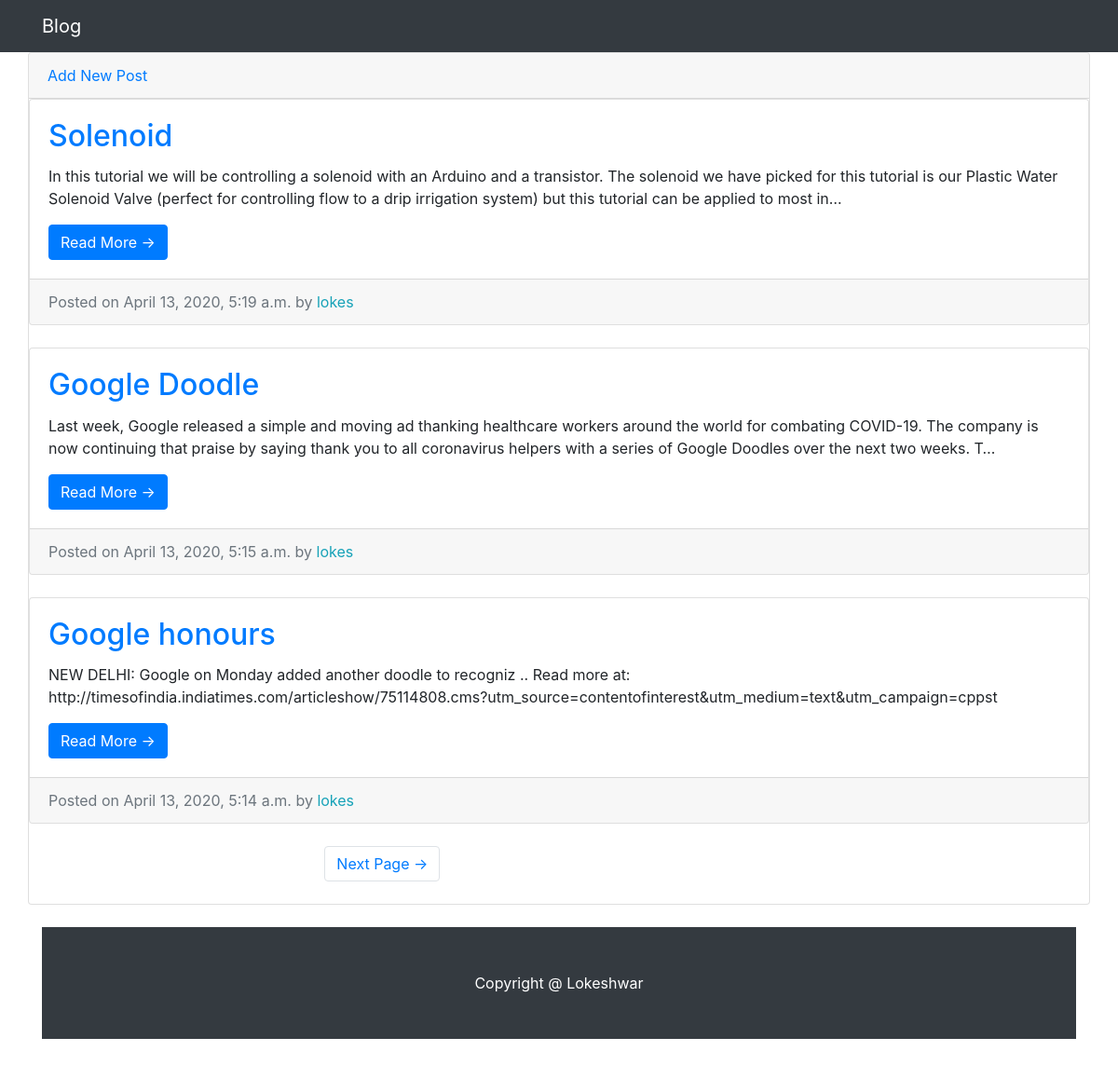
/home/, run on the app's committed database.
### blog/models.py (models this page shows, shortened)
class Post(models.Model):
    title = models.CharField(max_length=15)
    text = models.TextField()
    author = models.ForeignKey('auth.user',on_delete=models.CASCADE,)
    date = models.DateTimeField(auto_now_add=True)

### blog/views.py (the view)
# urls.py: path('home/',views.PostListView.as_view(),name='home'),
class PostListView(ListView):
    model = Post
    template_name = 'home.html'
    context_object_name = 'blog'
    ordering = ['-date']
    paginate_by = 3

### templates/home.html (shortened to what this page needs)
{% extends 'entries/index.html' %}
{% block content %}
<div class="card mb-4">
    <div class="card-header">
    <a href="{% url 'newpost' %}">Add New Post</a>
        </div>
{% for arti in blog %}
        <div class="card mb-4">
          <div class="card-body">
            <a href="{% url 'detail' arti.pk %}"> <h2 class="card-title">{{ arti.title }}</h2></a>
            <p class="card-text">{{ arti.text|truncatechars:270 }}</p>
            <a href="{% url 'detail' arti.pk %}" class="btn btn-primary">Read More &rarr;</a>
          </div>
          <div class="card-footer text-muted">
            Posted on {{ arti.date }} by
              <span class="text-info mr-2"> {{ arti.author }}</a></span>
          </div>
        </div>
{% endfor %}
  <div class="col-md-8">
      {% if is_paginated %}
        <ul class="pagination justify-content-center mb-4">
            {% if page_obj.has_next %}
          <li class="page-item ">
            <a class="page-link" href="?page={{ page_obj.next_page_number }}">Next Page &rarr;</a>
              {% endif %}
          </li>
        </ul>
      {% endif %}
      </div>
{% endblock %}

### templates/entries/index.html (shortened to what this page needs)
{% load static %}
<!DOCTYPE html>
<html lang="en">
<head>
  <link href="{% static 'entries/vendor/bootstrap/css/bootstrap.min.css' %}" rel="stylesheet">
  <link href="{% static 'entries/css/blog-home.css' %}" rel="stylesheet">
</head>
<body>
  <nav class="navbar navbar-expand-lg navbar-dark bg-dark fixed-top">
    <div class="container">
      <a class="navbar-brand" href="#">Blog</a>
    </div>
  </nav>
  <div class="container">
    <div class="row">
      {% block content %}
      {% endblock %}
      </div>
    </div>
  <footer class="py-5 bg-dark">
    <div class="container">
      <p class="m-0 text-center text-white">Copyright @ Lokeshwar </p>
    </div>
  </footer>
</body>
</html>

### static/entries/css/blog-home.css (style rules this page uses)
body { padding-top: 56px; }

### data on the page
Post: title "Solenoid", text "In this tutorial we will be controlling a solenoid with an Arduino and a transistor. The solenoid we have picked for this tutorial is our Plastic Water Solenoid Valve (perfect for controlling flow to a drip irrigation system) but this tutorial can be applied to most in…", date "April 13, 2020, 5:19 a.m.", author "lokes"
Post: title "Google Doodle", text "Last week, Google released a simple and moving ad thanking healthcare workers around the world for combating COVID-19. The company is now continuing that praise by saying thank you to all coronavirus helpers with a series of Google Doodles over the next two weeks. T…", date "April 13, 2020, 5:15 a.m.", author "lokes"
Post: title "Google honours", text "NEW DELHI: Google on Monday added another doodle to recogniz .. Read more at: http://timesofindia.indiatimes.com/articleshow/75114808.cms?utm_source=contentofinterest&utm_medium=text&utm_campaign=cppst", date "April 13, 2020, 5:14 a.m.", author "lokes"
